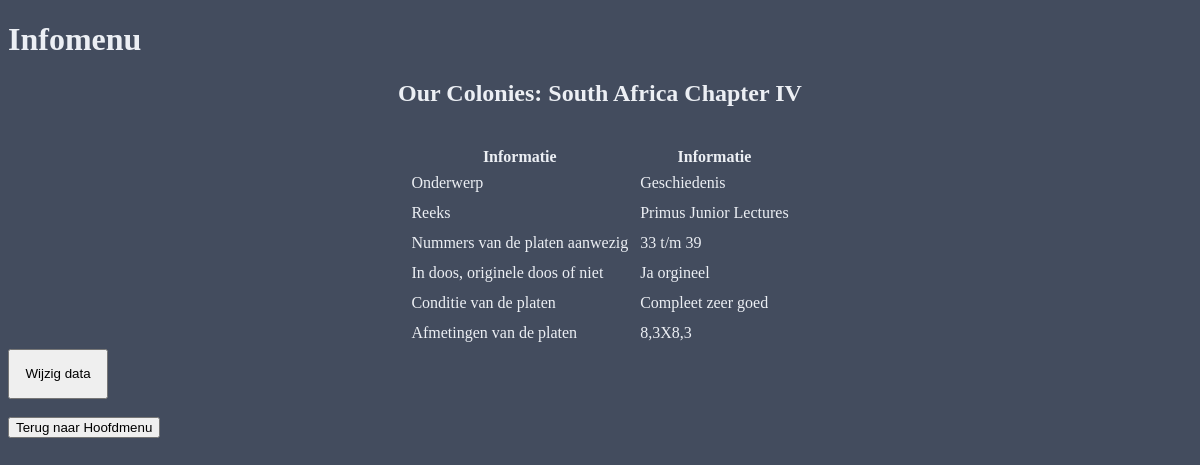
The app's page /details.php?id=2 with its own data.
### tables this page shows
CREATE TABLE `platen` (
  `reeks` text NOT NULL,
  `onderwerp` text NOT NULL,
  `titel` text NOT NULL,
  `platen_nummer` text DEFAULT NULL,
  `in_doos` text NOT NULL,
  `conditie` text DEFAULT NULL,
  `maat` text NOT NULL,
  `id` int(11) NOT NULL
) ENGINE  InnoDB DEFAULT CHARSET=utf8mb4;

### details.php (the view, shortened to what this page needs)
<?php
require_once "connect.php";
?>
<!DOCTYPE html>
<html lang="en">
<head>
    <link rel="stylesheet" href="style.css">
</head>
<body>
    <h1>Infomenu</h1>
    <form action="edit.php" method="get">
        <?php
        $id = $_GET["id"];
        $lanternTable = $dbh->query('SELECT * FROM platen WHERE id = ' . $id)->fetch();
        ?>
        <h2 class="header1"><?= $lanternTable['titel'] ?></h2>
        <br>
        <table class="table_small">
            <tr>
                <th>Informatie</th>
                <th>Informatie</th>
            </tr>
            <tr>
                <td>Onderwerp</td>
                <td><?= $lanternTable["onderwerp"] ?></td>
            </tr>
            <tr>
                <td>Reeks</td>
                <td><?= $lanternTable['reeks'] ?></td>
            </tr>
            <tr>
                <td>Nummers van de platen aanwezig</td>
                <td><?= $lanternTable["platen_nummer"] ?></td>
            </tr>
            <tr>
                <td>In doos, originele doos of niet</td>
                <td><?= $lanternTable['in_doos'] ?></td>
            </tr>
            <tr>
                <td>Conditie van de platen</td>
                <td><?= $lanternTable["conditie"] ?></td>
            </tr>
            <tr>
                <td>Afmetingen van de platen</td>
                <td><?= $lanternTable['maat'] ?></td>
            </tr>
        </table>
        <button type="submit" name="id" value="<?= $lanternTable["id"] ?>">Wijzig data</button>
    </form>
    <br>
    <a href="index.php">
        <input type="submit" value="Terug naar Hoofdmenu">
    </a>
</body>
</html>

### style.css (style rules this page uses)
.header1 { display: flex; justify-content: center; }
body { background-color:#434c5e; color: #eceff4; }
td { padding: 5px; }
button { width: 100px; height: 50px; }
.table_small { display: flex; justify-content: space-evenly; }

### records on screen
platen: titel "Our Colonies: South Africa Chapter IV", onderwerp "Geschiedenis", reeks "Primus Junior Lectures", platen_nummer "33 t/m 39", in_doos "Ja orgineel", conditie "Compleet zeer goed", maat "8,3X8,3"
